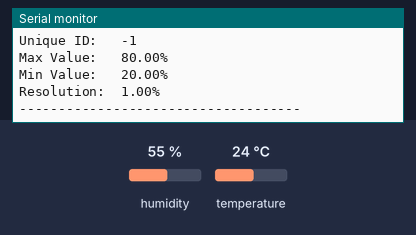
Bench run of a sketch on a simulated ESP8266 (NodeMCU). Parts: the last lines printed to the serial monitor. The test bench sets the inputs (shaded band); at power-on: humidity 55 %, temperature 24 °C. WiFi joins after 1.5 s; servers stay silent unless stated; uploads are accepted with an empty reply.

Above: at 2.7 s.
2.8 s: humidity set to 22 %
At 7.3 s:
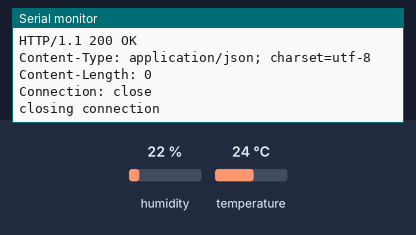
10.2 s: temperature set to 12 °C
At 11.8 s:
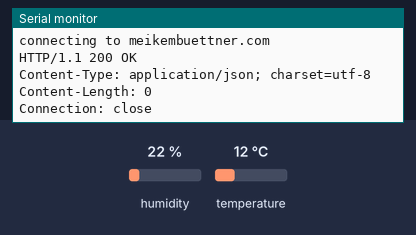
17.6 s: humidity set to 40 %
At 21.54 s:
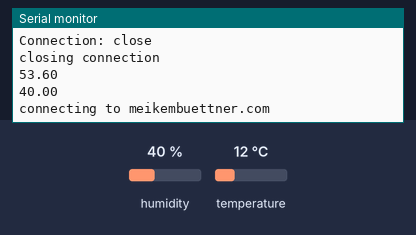
Timing chart, 0 to 23.0 s (numbered marks = the images above; inputs shaded):
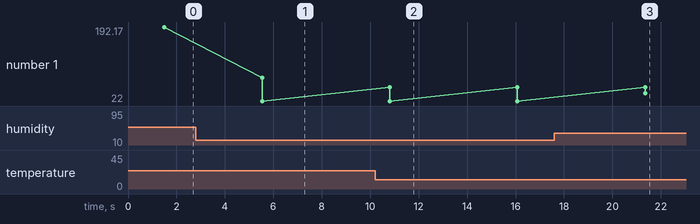

Measured:
- after the input at 2.8 s, the serial monitor: prints a new line after 2.7 s (image 1)
- after the input at 10.2 s, the serial monitor: prints a new line after 0.61 s (image 2)
- after the input at 17.6 s, the serial monitor: prints a new line after 3.8 s (image 3)
- plotted number 1: 192.17 → 22 after the input at 2.8 s, 22 → 40 after the input at 17.6 s

The sketch:

dht11.ino
```cpp
#include <ESP8266WiFi.h>
#include <Adafruit_Sensor.h>
#include <DHT.h>
#include <DHT_U.h>

#define DHTPIN D4   // Digital pin connected to the DHT sensor
#define DHTTYPE    DHT11

DHT_Unified dht(DHTPIN, DHTTYPE);

uint32_t delayMS;

const char* ssid     = "Alex Note 20 Ultra";
const char* password = "Ajr21110";
const char* host = "meikembuettner.com";
float temp;
float humidity;


void setup()
{
    Serial.begin(115200);
    // Initialize device.
    dht.begin();
    // initialize digital pin LED_BUILTIN as an output.
    pinMode(LED_BUILTIN, OUTPUT);
    // We start by connecting to a WiFi network
    Serial.println();
    Serial.println();
    Serial.print("Connecting to ");
    Serial.println(ssid);

    WiFi.begin(ssid, password);

    while (WiFi.status() != WL_CONNECTED) {
        delay(500);
        Serial.print(".");
    }

    Serial.println("");
    Serial.println("WiFi connected");
    Serial.println("IP address: ");
    Serial.println(WiFi.localIP());

    Serial.println(F("DHTxx Unified Sensor Example"));
    // Print temperature sensor details.
    sensor_t sensor;
    dht.temperature().getSensor(&sensor);
    Serial.println(F("------------------------------------"));
    Serial.println(F("Temperature Sensor"));
    Serial.print  (F("Sensor Type: ")); Serial.println(sensor.name);
    Serial.print  (F("Driver Ver:  ")); Serial.println(sensor.version);
    Serial.print  (F("Unique ID:   ")); Serial.println(sensor.sensor_id);
    Serial.print  (F("Max Value:   ")); Serial.print(sensor.max_value); Serial.println(F("°C"));
    Serial.print  (F("Min Value:   ")); Serial.print(sensor.min_value); Serial.println(F("°C"));
    Serial.print  (F("Resolution:  ")); Serial.print(sensor.resolution); Serial.println(F("°C"));
    Serial.println(F("------------------------------------"));
    // Print humidity sensor details.
    dht.humidity().getSensor(&sensor);
    Serial.println(F("Humidity Sensor"));
    Serial.print  (F("Sensor Type: ")); Serial.println(sensor.name);
    Serial.print  (F("Driver Ver:  ")); Serial.println(sensor.version);
    Serial.print  (F("Unique ID:   ")); Serial.println(sensor.sensor_id);
    Serial.print  (F("Max Value:   ")); Serial.print(sensor.max_value); Serial.println(F("%"));
    Serial.print  (F("Min Value:   ")); Serial.print(sensor.min_value); Serial.println(F("%"));
    Serial.print  (F("Resolution:  ")); Serial.print(sensor.resolution); Serial.println(F("%"));
    Serial.println(F("------------------------------------"));
    // Set delay between sensor readings based on sensor details.
    delayMS = sensor.min_delay / 1000;

}


void loop() {
    digitalWrite(LED_BUILTIN, HIGH);   // turn the LED on (HIGH is the voltage level)
    delay(1000);                       // wait for a second
    digitalWrite(LED_BUILTIN, LOW);    // turn the LED off by making the voltage LOW
    delay(1000);                       // wait for a second
    // Delay between measurements.
    delay(delayMS);
    // Get temperature event and print its value.
    sensors_event_t event;
    dht.temperature().getEvent(&event);
    if (isnan(event.temperature)) {
      Serial.println(F("Error reading temperature!"));
    }
    else {
      //Serial.print(F("Temperature: "));
      temp = ((event.temperature*1.8)+32);
      Serial.print(temp);
      Serial.println();
      //Serial.println(F("°C"));
    }
    // Get humidity event and print its value.
    dht.humidity().getEvent(&event);
    if (isnan(event.relative_humidity)) {
      Serial.println(F("Error reading humidity!"));
    }
    else {
      //Serial.print(F("Humidity: "));
      humidity = event.relative_humidity;
      Serial.print(event.relative_humidity);
      Serial.println();
    }

    Serial.print("connecting to ");
    Serial.println(host);

    // Use WiFiClient class to create TCP connections
    WiFiClient client;
    const int httpPort = 80;
    if (!client.connect(host, httpPort)) {
        Serial.println("connection failed");
        return;
    }

    // This will send the request to the server
 client.print(String("GET http://meikembuettner.com/SR/includes/dbh.inc.php?") +
                          ("&temp=") + temp +
                          ("&humidity=") + humidity +
                          " HTTP/1.1\r\n" +
                 "Host: " + host + "\r\n" +
                 "Connection: close\r\n\r\n");
    unsigned long timeout = millis();
    while (client.available() == 0) {
        if (millis() - timeout > 1000) {
            Serial.println(">>> Client Timeout !");
            client.stop();
            return;
        }
    }

    // Read all the lines of the reply from server and print them to Serial
    while(client.available()) {
        String line = client.readStringUntil('\r');
        Serial.print(line);

    }

    Serial.println();
    Serial.println("closing connection");
}
```
